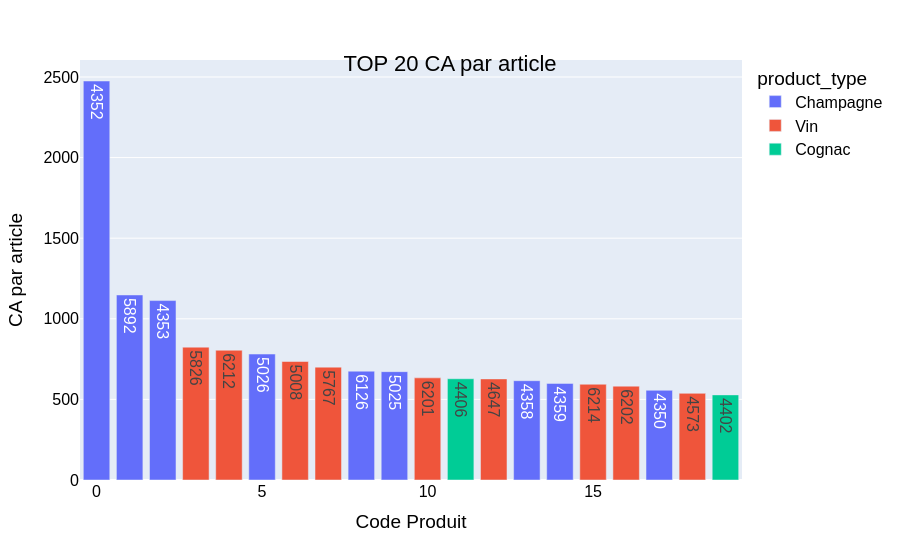

Notebook cell for this chart:
### Code cell
###############################
# Palmarès des articles en CA #
###############################

#Effectuer le tri dans l'ordre décroissant du CA du dataset df_merge

df_merge = df_merge.sort_values(by=['CA_article'], ascending=False)

#Réinitialiser l'index du dataset par un reset_index

df_merge = df_merge.reset_index(drop=True)

#Afficher les 20 premiers articles en CA

df_top20_ca_product = df_merge[:20]

#Graphique en barre des 20 premiers articles avec plotly express

fig = px.bar(df_top20_ca_product, y='CA_article', color="product_type", labels={"CA_article":"CA par article", "index":"Code Produit" },text='product_id')
fig.update_layout(
    title={
        'text': "TOP 20 CA par article",
        'y':0.90,
        'x':0.5,
        'xanchor': 'center',
        'yanchor': 'top'})
fig.update_layout(
    font=dict(
        family="Arial",
        size=16,  # Set the font size here
        color="Black"))
fig.show()

### Figure 1 — Plotly figure (JSON) as saved in the notebook; plotly's stock layout.template omitted (floating-point values rounded to 4 significant figures)
{"data": [{"hovertemplate": "product_type=Champagne<br>Code Produit=%{x}<br>CA par article=%{y}<br>product_id=%{text}<extra></extra>", "legendgroup": "Champagne", "marker": {"color": "#636efa", "pattern": {"shape": ""}}, "name": "Champagne", "orientation": "v", "showlegend": true, "text": [4352.0, 5892.0, 4353.0, 5026.0, 6126.0, 5025.0, 4358.0, 4359.0, 4350.0], "textposition": "auto", "type": "bar", "x": [0, 1, 2, 5, 8, 9, 13, 14, 17], "xaxis": "x", "y": [2475.0, 1148.0, 1113.0, 781.2, 675.0, 672.0, 616.0, 599.2, 556.5], "yaxis": "y"}, {"hovertemplate": "product_type=Vin<br>Code Produit=%{x}<br>CA par article=%{y}<br>product_id=%{text}<extra></extra>", "legendgroup": "Vin", "marker": {"color": "#EF553B", "pattern": {"shape": ""}}, "name": "Vin", "orientation": "v", "showlegend": true, "text": [5826.0, 6212.0, 5008.0, 5767.0, 6201.0, 4647.0, 6214.0, 6202.0, 4573.0], "textposition": "auto", "type": "bar", "x": [3, 4, 6, 7, 10, 12, 15, 16, 18], "xaxis": "x", "y": [824.0, 805.0, 735.0, 700.0, 633.6, 627.0, 594.0, 582.0, 537.6], "yaxis": "y"}, {"hovertemplate": "product_type=Cognac<br>Code Produit=%{x}<br>CA par article=%{y}<br>product_id=%{text}<extra></extra>", "legendgroup": "Cognac", "marker": {"color": "#00cc96", "pattern": {"shape": ""}}, "name": "Cognac", "orientation": "v", "showlegend": true, "text": [4406.0, 4402.0], "textposition": "auto", "type": "bar", "x": [11, 19], "xaxis": "x", "y": [628.0, 528.0], "yaxis": "y"}], "layout": {"barmode": "relative", "font": {"color": "Black", "family": "Arial", "size": 16}, "legend": {"title": {"text": "product_type"}, "tracegroupgap": 0}, "margin": {"t": 60}, "title": {"text": "TOP 20 CA par article", "x": 0.5, "xanchor": "center", "y": 0.9, "yanchor": "top"}, "xaxis": {"anchor": "y", "domain": [0, 1], "title": {"text": "Code Produit"}}, "yaxis": {"anchor": "x", "domain": [0, 1], "title": {"text": "CA par article"}}}}
